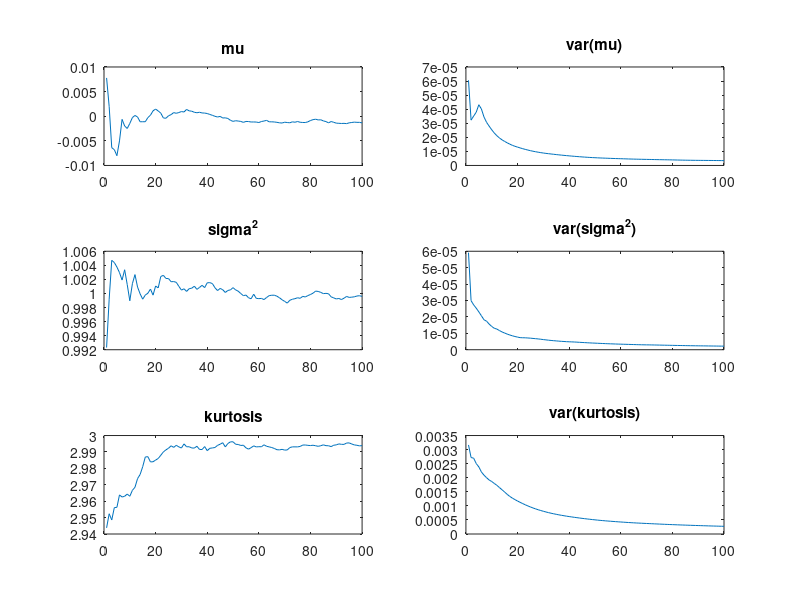
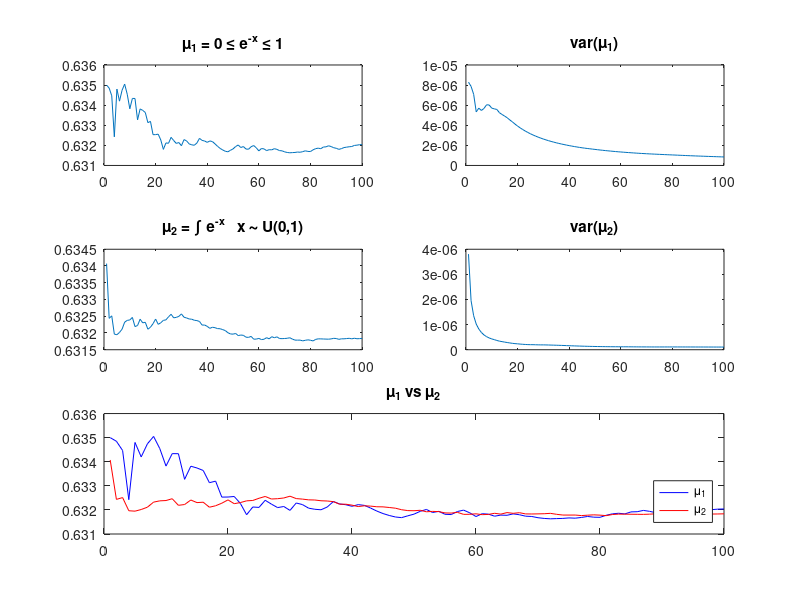
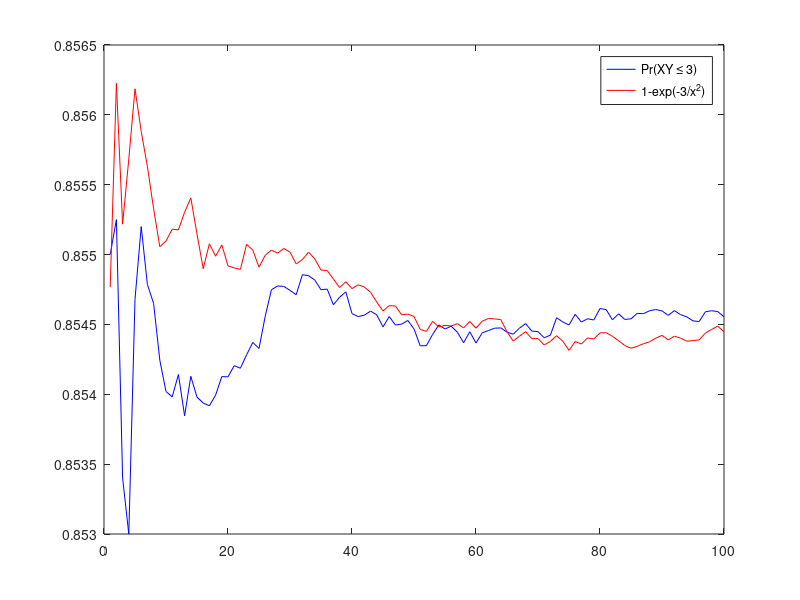

MATLAB code to generate these figures, in order:
clc
clear
%Diary
dfile ='MATLAB_Output_OM.txt';
if exist(dfile, 'file') ; delete(dfile); end
diary(dfile)
diary on

%Introduction
fprintf('----------------------------------------------------------------------\n');
fprintf('\t Oscar Martinez \t HW 9 \t STA 5106\n');
fprintf('----------------------------------------------------------------------\n');

%-----Problem 1:-----
fprintf('-----------Problem 1----------\n');

K = 100; %Iterations
M = 10000; %Sample Size
for i = 1:K;
    rng(i + 10); %Set seed
    x(:,i) = randn(1,M); %Create x_i ~iid~ N(0,1); i = 1,..,M
    y = reshape(x,1,[]); %Reshape for larger means
    mu(i) = mean(y); %Sample Mean
    sig2(i) = mean((y-mu(i)).^2); %Sample Variance
    kurt(i) = mean((y-mu(i)).^4)/(sig2(i)^2); %Sample Kurtosis
    
    %Sample Estimator Variances
    Vmu(i) = sum( ( mu(1:i) - 0 ).^2 )/i; %Var of x bar
    Vsig2(i) = sum( ( sig2(1:i) - 1 ).^2 )/i; %Var of s
    Vkurt(i) = sum( ( kurt(1:i) - 3 ).^2 )/i; %Var of s kurt
end

%Plot
figure(1);
subplot(3,2,1);
plot(1:K, mu);
title('mu');
subplot(3,2,2);
plot(1:K, Vmu);
title('var(mu)');
subplot(3,2,3);
plot(1:K, sig2);
title('sigma^2');
subplot(3,2,4);
plot(1:K, Vsig2);
title('var(sigma^2)');
subplot(3,2,5);
plot(1:K, kurt);
title('kurtosis');
subplot(3,2,6);
plot(1:K, Vkurt);
title('var(kurtosis)');

%-----Problem 2:-----
fprintf('-----------Problem 2----------\n');
clear

K = 100; %Iterations
M = 10000; %Sample Size
for i = 1:K;
    rng(i + 10); %Set seed
    T = 1-exp(-1); %true probability
    
    %MC estimator 1: Exp
    x(:,i) = exprnd(1,1,M); %Create x_i ~iid~ exp(1); i = 1,..,M
    y = reshape(x,1,[]); %Reshape for aggregate mean
    mu1(i) = sum( (y <= 1 & y >= 0) )/size(y,2); %Sample Mean 1
    Vmu1(i) = sum( ( mu1(1:i) - T ).^2 )/i; %Var of x bar 1
    
    %MC estimator 2: Unif
    u(:,i) = rand(1,M); %Create x_i ~iid~ U(0,1); i = 1,..,M
    z = reshape(u,1,[]); %Reshape for aggregate mean
    mu2(i) = sum(exp(-z))/size(z,2); %Sample mean 2
    Vmu2(i) = sum( ( mu2(1:i) - T ).^2 )/i; %Var of xbar 2
end

%Plot
figure(2);
subplot(3,2,1);
plot(1:K, mu1);
title('\mu_1 = 0 \leq e^{-x} \leq 1');
subplot(3,2,2);
plot(1:K, Vmu1);
title('var(\mu_1)');
subplot(3,2,3);
plot(1:K, mu2);
title('\mu_2 = \int e^{-x}   x \sim U(0,1)');
subplot(3,2,4);
plot(1:K, Vmu2);
title('var(\mu_2)');
subplot(3,2,[5,6]);
plot(1:K, mu1, 'b', 1:K, mu2, 'r')
title('\mu_1 vs \mu_2');
legend('\mu_1', '\mu_2','Location', 'southeast');

%-----Problem 3:-----
fprintf('-----------Problem 3----------\n');
clear

K = 100; %Iterations
M = 10000; %Sample Size
    
%Set R.V.'s
for i = 1:K;
    rng(i + 10); %Set seed
    x(:,i) = exprnd(1,1,M);
    P1 = reshape(x,1,[]);
    y(:,i) = exprnd(x(:,i));
    z(:,i) = x(:,i).*y(:,i);
    P3 = reshape(z<=3,1,[]);
    mu1(i) = (sum(P3))/size(P3,2); %Pr XY<=3
    mu2(i) = mean(1-exp(-3./(P1.^2))); %Cond 
end

%Plot
figure(3)
plot(1:K, mu1, 'b', 1:K, mu2, 'r')
legend('Pr(XY \leq 3)', '1-exp(-3/x^2)')

diary off
